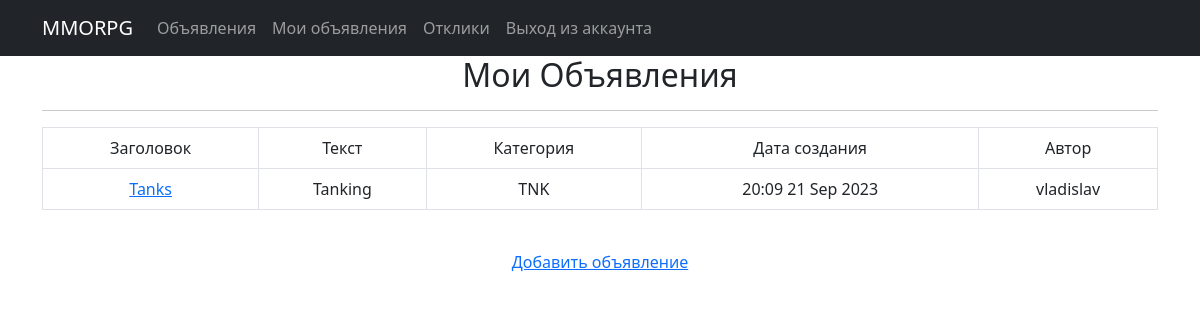
Screenshot of /user_posts/ (signed in) with the database file from the repository.
### mmo/models.py (models this page shows, shortened)
class Post(models.Model):
    post_title = models.CharField(max_length=255)
    post_text = models.TextField()
    time_create = models.DateTimeField(auto_now_add=True)
    category = models.CharField(max_length=3, choices=CATEGORY, default=tanks)
    user = models.ForeignKey(User, on_delete=models.CASCADE, null=True)
    image = models.ImageField(upload_to='post_images/', null=True, blank=True)
    video_url = models.URLField(null=True, blank=True)

### mmo/views.py (the view)
# urls.py: path('user_posts/', user_posts, name='user_posts'),
@login_required
def user_posts(request):
    current_user = request.user
    posts = Post.objects.filter(user=current_user).order_by('-time_create')
    return render(request, 'user_posts.html', {'posts': posts})

### templates/user_posts.html (shortened to what this page needs)
{% extends 'flatpages/default.html' %}
{% block content %}
    <h2 style="text-align: center;">Мои Объявления</h2>
    <hr>
        {% if posts %}
        <table class="table table-bordered">
            <tr>
                <td>Заголовок</td>
                <td>Текст</td>
                <td>Категория</td>
                <td>Дата создания</td>
                <td>Автор</td>
            </tr>
            {% for post in posts %}
            <tr>
                <td><a href="{% url 'post_user' post.id %}">{{ post.post_title }}</a></td>
                <td>{{ post.post_text|truncatechars:20 }}</td>
                <td>{{ post.category }}</td>
                <td>{{ post.time_create|date:'H:m d M Y' }}</td>
                <td>{{ post.user }}</td>
            </tr>
            {% endfor %}
        </table>
        {% else %}
        <h2>У вас нет объявлений, Вы можете добавить новое</h2>
        {% endif %}
    <br>
    <a href="{% url 'post_create' %}">Добавить объявление</a>
{% endblock content %}

### rows the page displays
Post: post_title "Tanks", post_text "Tanking", category "TNK", time_create "20:09 21 Sep 2023", user "vladislav"
